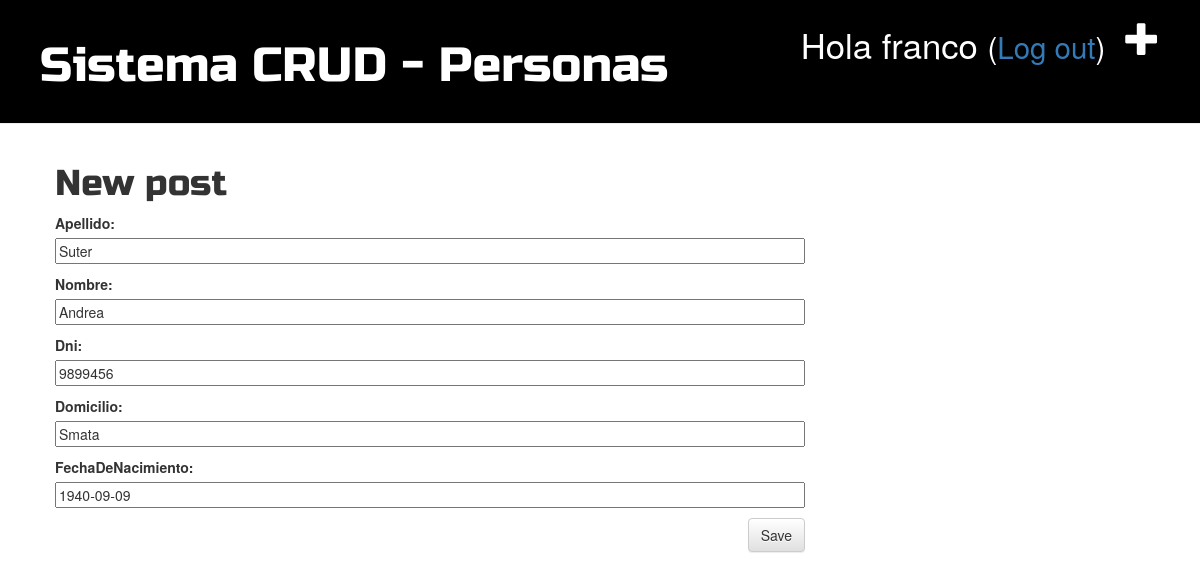
Screenshot of /post/3/edit/ (signed in) with the database file from the repository.
### blog/models.py (models this page shows, shortened)
class Persona(models.Model):
    author = models.ForeignKey('auth.User', on_delete=models.CASCADE)
    apellido = models.CharField(max_length=100)
    nombre = models.CharField(max_length=100)
    dni = models.CharField(max_length=100)
    domicilio = models.CharField(max_length=200)
    fechaDeNacimiento = models.DateField()
    fechaDeAlta = models.DateTimeField(default=timezone.now)

### blog/views.py (the view)
# urls.py: path('post/<int:pk>/edit/', views.post_edit, name='post_edit'),
@login_required #REQUIERE LOGUEO
def post_edit(request, pk):
    persona = get_object_or_404(Persona, pk=pk)
    if request.method == "POST":
        form = PostForm(request.POST, instance=persona)
        if form.is_valid():
            persona = form.save(commit=False)
            persona.author = request.user
            persona.save()
            return redirect('post_detail', pk=persona.pk)
    else:
        form = PostForm(instance=persona)
    return render(request, 'blog/post_edit.html', {'form': form})

### blog/forms.py
class PostForm(forms.ModelForm):
    class Meta:
        model = Persona
        fields = ('apellido', 'nombre', 'dni', 'domicilio', 'fechaDeNacimiento' ,)

### blog/templates/blog/post_edit.html
{% extends 'blog/base.html' %}
{% block content %}
    <h1>New post</h1>
    <form method="POST" class="post-form">{% csrf_token %}
        {{ form.as_p }}
        <button type="submit" class="save btn btn-default">Save</button>
    </form>
{% endblock %}

### blog/templates/blog/base.html (shortened to what this page needs)
{% load static %}
<head>
    <link rel="stylesheet" href="//maxcdn.bootstrapcdn.com/bootstrap/3.2.0/css/bootstrap.min.css">
    <link rel="stylesheet" href="//maxcdn.bootstrapcdn.com/bootstrap/3.2.0/css/bootstrap-theme.min.css">
    <link rel="stylesheet" href="{% static 'css/blog.css' %}">
</head>
<body>
    <div class="page-header">
        {% if user.is_authenticated %}
            <a href="{% url 'post_new' %}" class="top-menu"><span class="glyphicon glyphicon-plus"></span></a>
            <p class="top-menu">Hola {{ user.username }} <small>(<a href="{% url 'logout' %}">Log out</a>)</small></p>
        {% else %}
             <a href="{% url 'login' %}" class="top-menu"><span class="glyphicon glyphicon-lock"></span></a>
        {% endif %}
        <h1><a href="/">Sistema CRUD - Personas</a></h1>
    </div>
    <div class="content container">
        <div class="row">
            <div class="col-md-8">
            {% block content %}
            {% endblock %}
            </div>
        </div>
    </div>
</body>

### blog/static/css/blog.css (style rules this page uses)
.page-header { background-color: #000000; margin-top: 0; padding: 20px 20px 20px 40px; }
.page-header h1, .page-header h1 a, .page-header h1 a:visited, .page-header h1 a:active { color: #ffffff; font-size: 36pt; text-decoration: none; }
.content { margin-left: 40px; }
h1, h2, h3, h4 { font-family: 'Russo One', sans-serif; }
.save { float: right; }
.post-form textarea, .post-form input { width: 100%; }
.top-menu, .top-menu:hover, .top-menu:visited { color: #ffffff; float: right; font-size: 26pt; margin-right: 20px; }

### rows the page displays
Persona: apellido "Suter", nombre "Andrea", dni "9899456", domicilio "Smata", fechaDeNacimiento "1940-09-09"

### other values shown
{{ user.username }} "franco"
